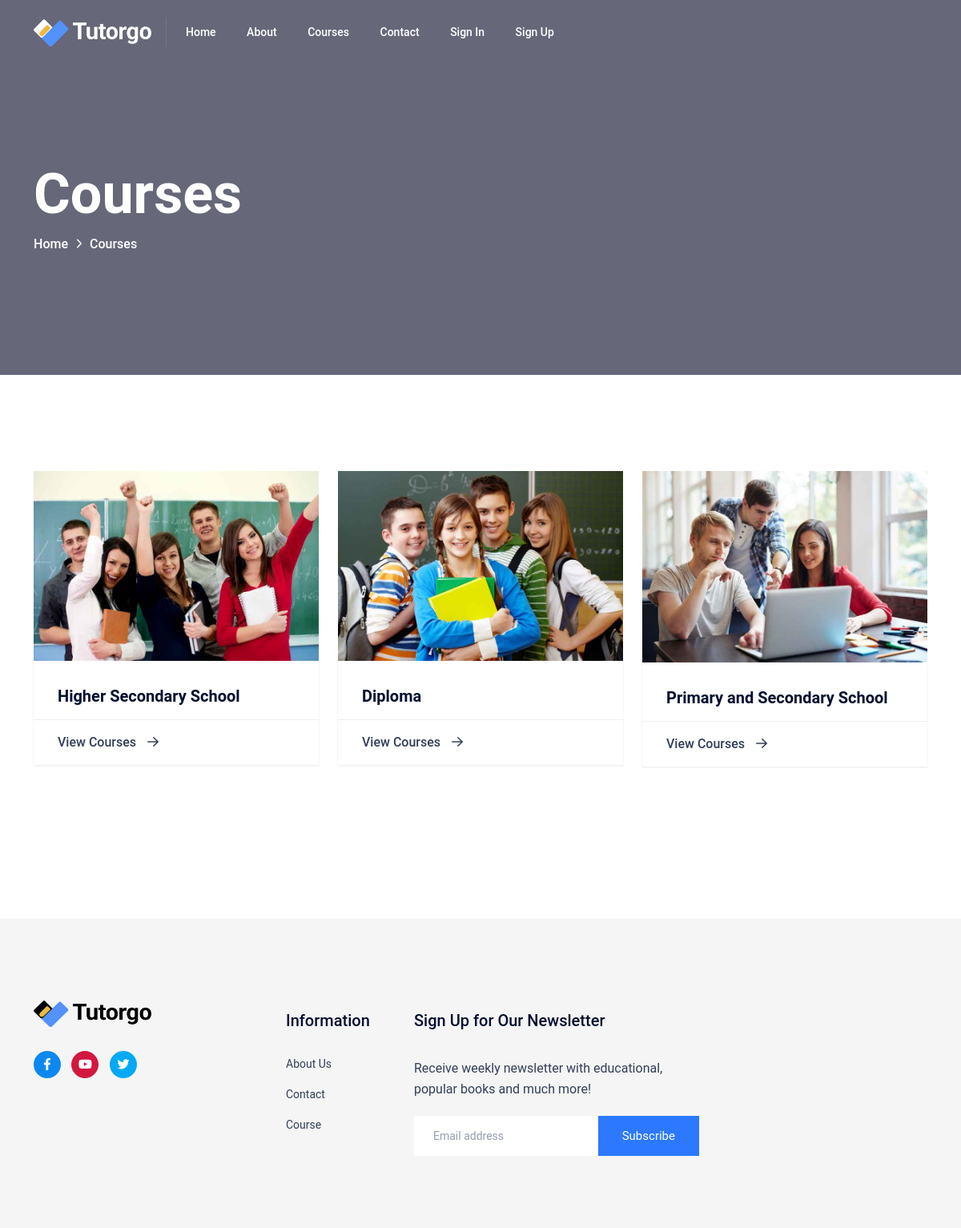
The page /category_course on the database its author committed.
### myapp/models.py (models this page shows, shortened)
class Category(models.Model):
    cate_name = models.CharField(max_length=30)
    cate_image = models.ImageField(upload_to='category_images/', blank=True, null=True)
    def cate_pic(self):
        return mark_safe('<img src = "{}" width="100">'.format(self.cate_image.url))
    cate_pic.allow_tags=True

### myapp/views.py (the view)
# urls.py: path('category_course', views.category_course, name='category_course'),
def category_course(request):
    context = checksession(request)
    if context is None:
        context = {}
    categories = Category.objects.all()
    context['alldata'] = categories
    return render(request,'course.html', context)

### myapp/views.py (called while the page is built, shortened)
def checksession(request):
    uid = request.session.get('log_id')
    if not uid:
        return None

### myapp/templates/course.html (shortened to what this page needs)
{% extends 'base.html'%}
{%load static%}
{%block main%}
{% include 'messages.html'%}
   <main>
      <div class="breadcrumb__area include-bg pt-200 pb-150 breadcrumb__overlay"
         data-background="static/assets/img/breadcrumb/breadcrumb-bg-2.jpg">
         <div class="container">
            <div class="row">
               <div class="col-xxl-12">
                  <div class="breadcrumb__content p-relative z-index-1">
                     <h3 class="breadcrumb__title">Courses</h3>
                     <div class="breadcrumb__list">
                        <span><a href="#">Home</a></span>
                        <span class="dvdr"><i class="fa-regular fa-angle-right"></i></span>
                        <span>courses</span>
                     </div>
                  </div>
               </div>
            </div>
         </div>
      </div>
      <section class="course__area pt-120 pb-120">
         <div class="container">
            <div class="row">
               <div class="col-xxl-12">
                  <div class="course__tab-conent pb-40">
                     <div class="tab-content" id="courseTabContent">
                        <div class="tab-pane fade show active" id="grid" role="tabpanel" aria-labelledby="grid-tab">
                           <div class="tp-courses-2__section">
                              <div class="tp-courses-2__tab-content">
                                 <div class="row">
                                    {%for i in alldata%}
                                    <div class="col-lg-4 col-md-6">
                                       <div class="tp-courses__item mb-30">
                                          <div class="tp-courses__thumb w-img fix p-relative">
                                             <img src="{{i.cate_image.url}}" alt="">
                                          </div>
                                          <div class="tp-courses__content white-bg">
                                             <h3 class="tp-courses__title"><a href="#">{{i.cate_name}}</a></h3>
                                             <div class="tp-courses__price d-flex justify-content-between">
                                                {%if request.session.log_id%}
                                                <div class="tp-courses__time">
                                                   <span><a href="/course/{{i.id}}/" class="more-btn">View Courses <i
                                                            class="fa-regular fa-arrow-right"></i></a></span>
                                                </div>
                                                {%else%}
                                                <div class="tp-courses__time">
                                                   <span><a href="/login" class="more-btn">View Courses <i
                                                            class="fa-regular fa-arrow-right"></i></a></span>
                                                </div>
                                                {%endif%}
                                             </div>
                                          </div>
                                       </div>
                                    </div>
                                    {%endfor%}
                                 </div>
                              </div>
                           </div>
                        </div>
                     </div>
                  </div>
               </div>
            </div>
         </div>
      </section>
   </main>
{%endblock%}

### myapp/static/assets/css/spacing.css (style rules this page uses)
.mb-30 { margin-bottom:30px }
.pt-120 { padding-top:120px }
.pt-200 { padding-top:200px }
.pb-40 { padding-bottom:40px }
.pb-120 { padding-bottom:120px }
.pb-150 { padding-bottom:150px }

### rows shown on the page
Category: cate_image (picture), cate_name "Higher Secondary School"
Category: cate_image (picture), cate_name "Diploma"
Category: cate_image (picture), cate_name "Primary and Secondary School"
